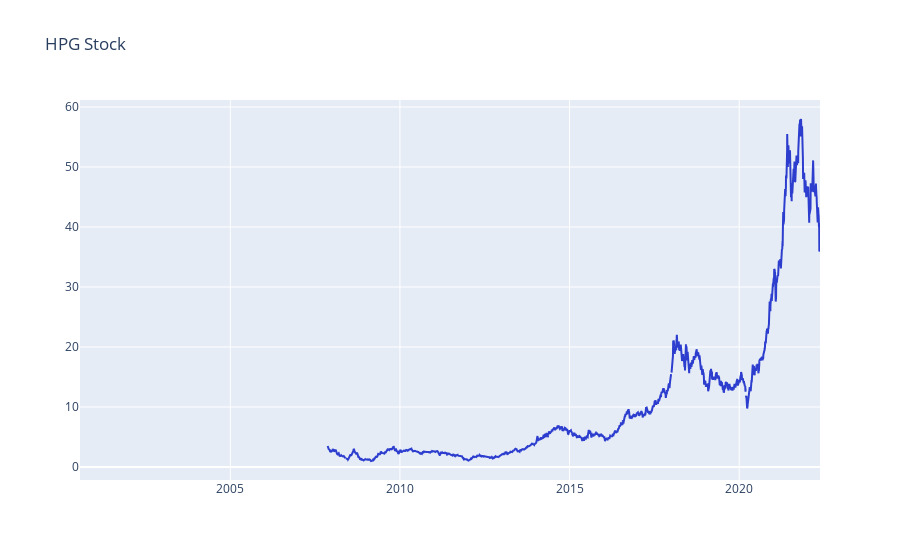

Write notebook code for a chart like this one.
### Markdown cell above
### Stock Example
Let's see what a single stock looks like from the closing prices. For this example and future display examples in this project, we'll use Apple's stock (AAPL). If we tried to graph all the stocks, it would be too much information.

### Code cell
hpg_ticker = 'HPG'
project_helper.plot_stock(close[hpg_ticker], '{} Stock'.format(hpg_ticker))

### Figure 1 — Plotly figure (JSON) as saved in the notebook; plotly's stock layout.template omitted (floating-point values rounded to 4 significant figures; data arrays with more than 128 entries replaced by an {"elided": "..."} marker saying what was removed)
{"data": [{"line": {"color": "#2D3ECF"}, "name": "Index", "type": "scatter", "x": {"elided": "5286 str values"}, "y": {"elided": "5286 float values"}}], "layout": {"title": {"text": "HPG Stock"}}}
